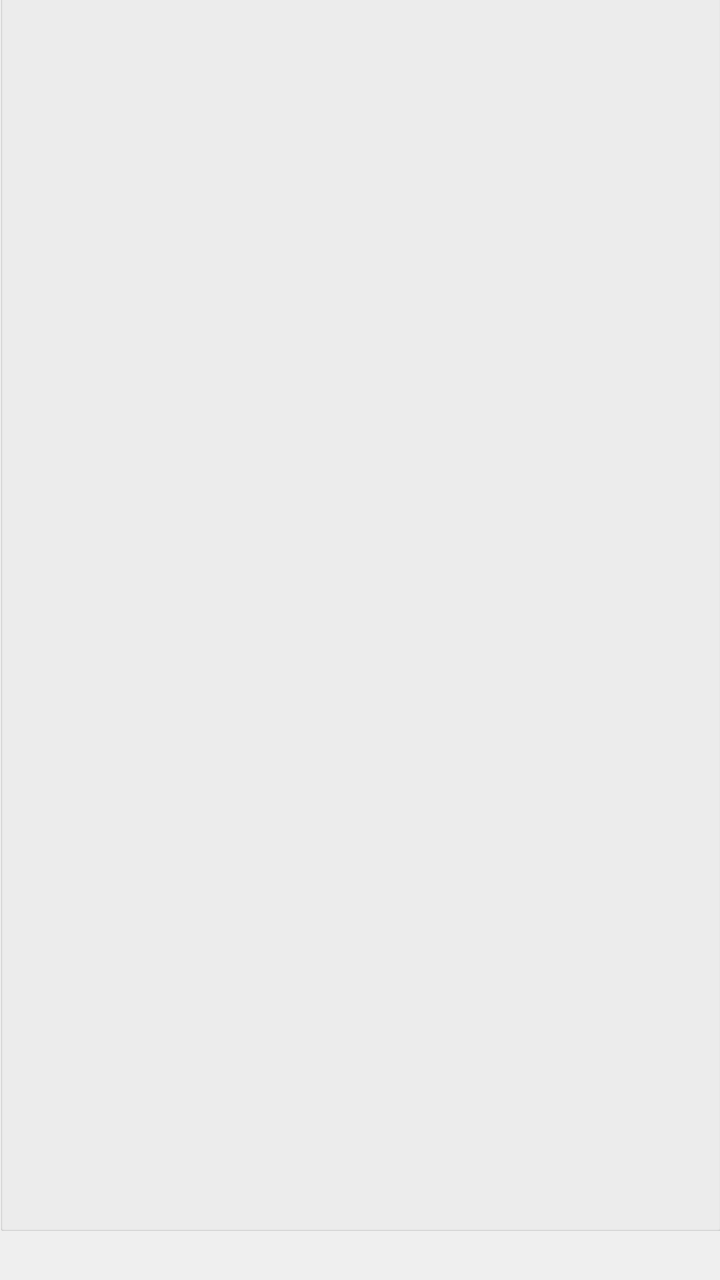
<?xml version="1.0" encoding="UTF-8"?>
<ui version="4.0">
 <class>MainWindow</class>
 <widget class="QMainWindow" name="MainWindow">
  <property name="geometry">
   <rect>
    <x>0</x>
    <y>0</y>
    <width>720</width>
    <height>1280</height>
   </rect>
  </property>
  <property name="sizePolicy">
   <sizepolicy hsizetype="Preferred" vsizetype="Preferred">
    <horstretch>0</horstretch>
    <verstretch>0</verstretch>
   </sizepolicy>
  </property>
  <property name="windowTitle">
   <string>MainWindow</string>
  </property>
  <widget class="QWidget" name="centralwidget">
   <widget class="QGroupBox" name="menuBox">
    <property name="geometry">
     <rect>
      <x>0</x>
      <y>-10</y>
      <width>721</width>
      <height>1241</height>
     </rect>
    </property>
    <property name="title">
     <string/>
    </property>
    <property name="alignment">
     <set>Qt::AlignLeading|Qt::AlignLeft|Qt::AlignVCenter</set>
    </property>
   </widget>
  </widget>
 </widget>
 <resources/>
 <connections/>
</ui>
